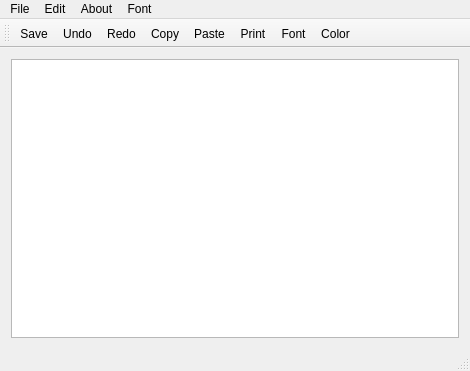
<?xml version="1.0" encoding="UTF-8"?>
<ui version="4.0">
 <class>MainWindow</class>
 <widget class="QMainWindow" name="MainWindow">
  <property name="geometry">
   <rect>
    <x>0</x>
    <y>0</y>
    <width>470</width>
    <height>371</height>
   </rect>
  </property>
  <property name="windowTitle">
   <string>MainWindow</string>
  </property>
  <widget class="QWidget" name="centralWidget">
   <layout class="QGridLayout" name="gridLayout">
    <item row="0" column="0">
     <widget class="QTextEdit" name="textEdit"/>
    </item>
   </layout>
  </widget>
  <widget class="QMenuBar" name="menuBar">
   <property name="geometry">
    <rect>
     <x>0</x>
     <y>0</y>
     <width>470</width>
     <height>22</height>
    </rect>
   </property>
   <widget class="QMenu" name="menuFile">
    <property name="title">
     <string>File</string>
    </property>
    <addaction name="separator"/>
    <addaction name="separator"/>
    <addaction name="actionOpen"/>
    <addaction name="actionSave"/>
    <addaction name="actionQuit"/>
   </widget>
   <widget class="QMenu" name="menuEdit">
    <property name="title">
     <string>Edit</string>
    </property>
    <addaction name="actionCopy"/>
    <addaction name="actionPaste"/>
    <addaction name="actionUndo"/>
    <addaction name="actionRedo"/>
    <addaction name="actionPrint"/>
   </widget>
   <widget class="QMenu" name="menuAbout">
    <property name="title">
     <string>About</string>
    </property>
    <addaction name="actionABout_Qt"/>
   </widget>
   <widget class="QMenu" name="menuFont">
    <property name="title">
     <string>Font</string>
    </property>
    <addaction name="actionFont"/>
    <addaction name="actionColor"/>
   </widget>
   <addaction name="menuFile"/>
   <addaction name="menuEdit"/>
   <addaction name="menuAbout"/>
   <addaction name="menuFont"/>
  </widget>
  <widget class="QToolBar" name="mainToolBar">
   <attribute name="toolBarArea">
    <enum>TopToolBarArea</enum>
   </attribute>
   <attribute name="toolBarBreak">
    <bool>false</bool>
   </attribute>
   <addaction name="actionSave"/>
   <addaction name="actionUndo"/>
   <addaction name="actionRedo"/>
   <addaction name="actionCopy"/>
   <addaction name="actionPaste"/>
   <addaction name="actionPrint"/>
   <addaction name="actionFont"/>
   <addaction name="actionColor"/>
  </widget>
  <widget class="QStatusBar" name="statusBar"/>
  <action name="actionOpen">
   <property name="icon">
    <iconset resource="icon.qrc">
     <normaloff>:/images/open.png</normaloff>:/images/open.png</iconset>
   </property>
   <property name="text">
    <string>Open</string>
   </property>
   <property name="shortcut">
    <string>Ctrl+O</string>
   </property>
  </action>
  <action name="actionSave">
   <property name="icon">
    <iconset resource="icon.qrc">
     <normaloff>:/images/save.png</normaloff>:/images/save.png</iconset>
   </property>
   <property name="text">
    <string>Save</string>
   </property>
   <property name="shortcut">
    <string>Ctrl+S</string>
   </property>
  </action>
  <action name="actionQuit">
   <property name="icon">
    <iconset resource="icon.qrc">
     <normaloff>:/images/exit.png</normaloff>:/images/exit.png</iconset>
   </property>
   <property name="text">
    <string>Quit</string>
   </property>
   <property name="shortcut">
    <string>Ctrl+X</string>
   </property>
  </action>
  <action name="actionCopy">
   <property name="icon">
    <iconset resource="icon.qrc">
     <normaloff>:/images/copy.png</normaloff>:/images/copy.png</iconset>
   </property>
   <property name="text">
    <string>Copy</string>
   </property>
   <property name="shortcut">
    <string>Ctrl+C</string>
   </property>
  </action>
  <action name="actionPaste">
   <property name="icon">
    <iconset resource="icon.qrc">
     <normaloff>:/images/paste.png</normaloff>:/images/paste.png</iconset>
   </property>
   <property name="text">
    <string>Paste</string>
   </property>
   <property name="shortcut">
    <string>Ctrl+P</string>
   </property>
  </action>
  <action name="actionUndo">
   <property name="icon">
    <iconset resource="icon.qrc">
     <normaloff>:/images/undo.png</normaloff>:/images/undo.png</iconset>
   </property>
   <property name="text">
    <string>Undo</string>
   </property>
   <property name="shortcut">
    <string>Ctrl+Z</string>
   </property>
  </action>
  <action name="actionRedo">
   <property name="icon">
    <iconset resource="icon.qrc">
     <normaloff>:/images/redo.png</normaloff>:/images/redo.png</iconset>
   </property>
   <property name="text">
    <string>Redo</string>
   </property>
   <property name="shortcut">
    <string>Ctrl+Y</string>
   </property>
  </action>
  <action name="actionABout_Qt">
   <property name="icon">
    <iconset resource="icon.qrc">
     <normaloff>:/images/info.png</normaloff>:/images/info.png</iconset>
   </property>
   <property name="text">
    <string>ABout Qt</string>
   </property>
   <property name="shortcut">
    <string>Ctrl+I</string>
   </property>
  </action>
  <action name="actionPrint">
   <property name="icon">
    <iconset resource="icon.qrc">
     <normaloff>:/images/print.png</normaloff>:/images/print.png</iconset>
   </property>
   <property name="text">
    <string>Print</string>
   </property>
  </action>
  <action name="actionFont">
   <property name="icon">
    <iconset resource="icon.qrc">
     <normaloff>:/images/font.png</normaloff>:/images/font.png</iconset>
   </property>
   <property name="text">
    <string>Font</string>
   </property>
  </action>
  <action name="actionColor">
   <property name="icon">
    <iconset resource="icon.qrc">
     <normaloff>:/images/color.png</normaloff>:/images/color.png</iconset>
   </property>
   <property name="text">
    <string>Color</string>
   </property>
  </action>
 </widget>
 <layoutdefault spacing="6" margin="11"/>
 <resources>
  <include location="icon.qrc"/>
 </resources>
 <connections/>
</ui>
